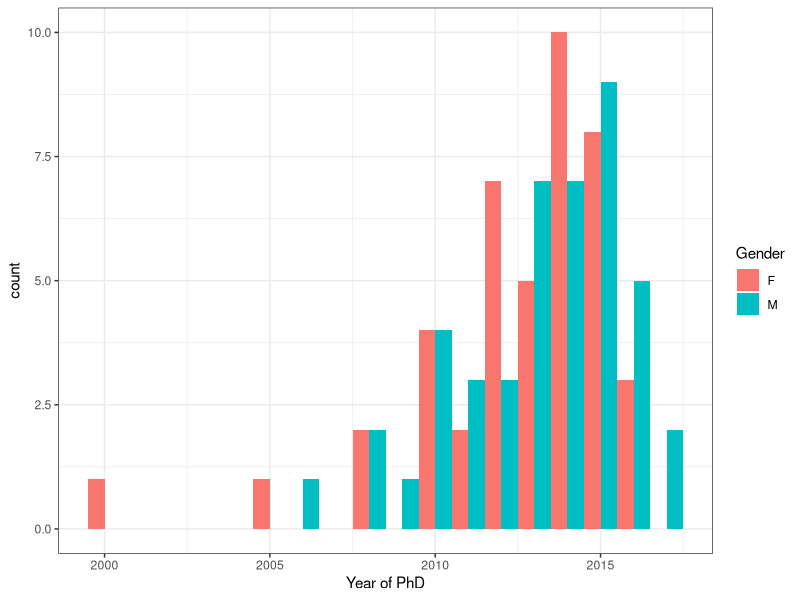
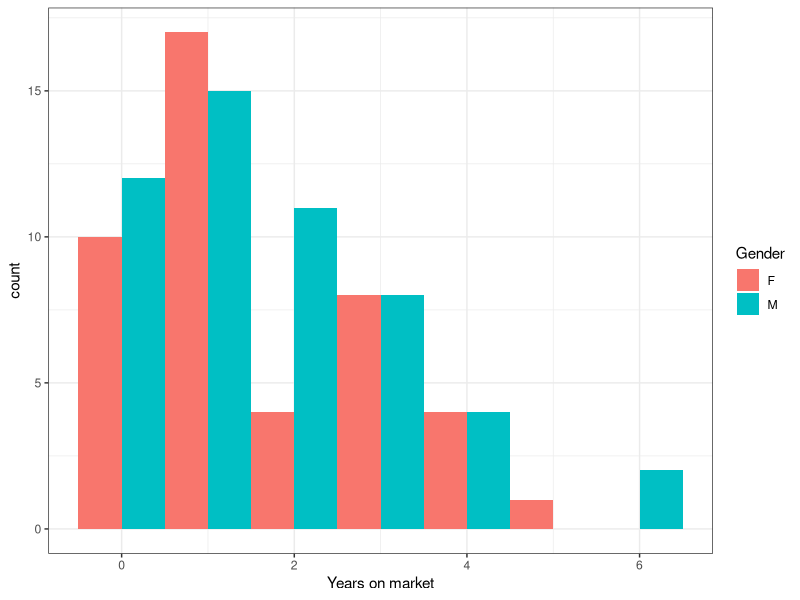

Reproduce these figures in R, in order.
## ---- chunk 1
knitr::opts_chunk$set(echo = TRUE)
## ---- chunk 2
library(ggplot2)
library(dplyr)
library(cowplot)
library(stringr)
## ---- chunk 3
df <- read.csv("EcoEvoJobApps20162017AnonQualsedited.csv", na.strings = "?")
head(df)
colnames(df)
str(df)
## ---- chunk 4
YearGender <- 
  df %>%
  filter(!is.na(Postdoc)) %>%
  filter(Number.apps >0) %>%
  group_by(Gender,Postdoc) %>%
  summarise(n=n()) %>%
  mutate(rel.freq = round(100 * n/sum(n), 0))

yeargenderplot <- df %>%
  filter(!is.na(Postdoc)) %>%
  filter(Number.apps >0) %>%
  ggplot(aes(x = Postdoc, fill=Gender)) +
  geom_histogram(binwidth=1.0, boundary=-0.5, position="dodge") +
  xlab("Year of PhD") +
  theme_bw() 

yeargenderplot

save_plot("yeargenderplot.jpg", yeargenderplot)
## ---- chunk 5
yearsonmarketplot <- df %>%
  filter(!is.na(Years.on.market)) %>%
  ggplot(aes(x = Years.on.market, fill=Gender)) +
  geom_histogram(binwidth=1.0, boundary=-0.5, position="dodge") +
  xlab("Years on market") +
  theme_bw() 

yearsonmarketplot
